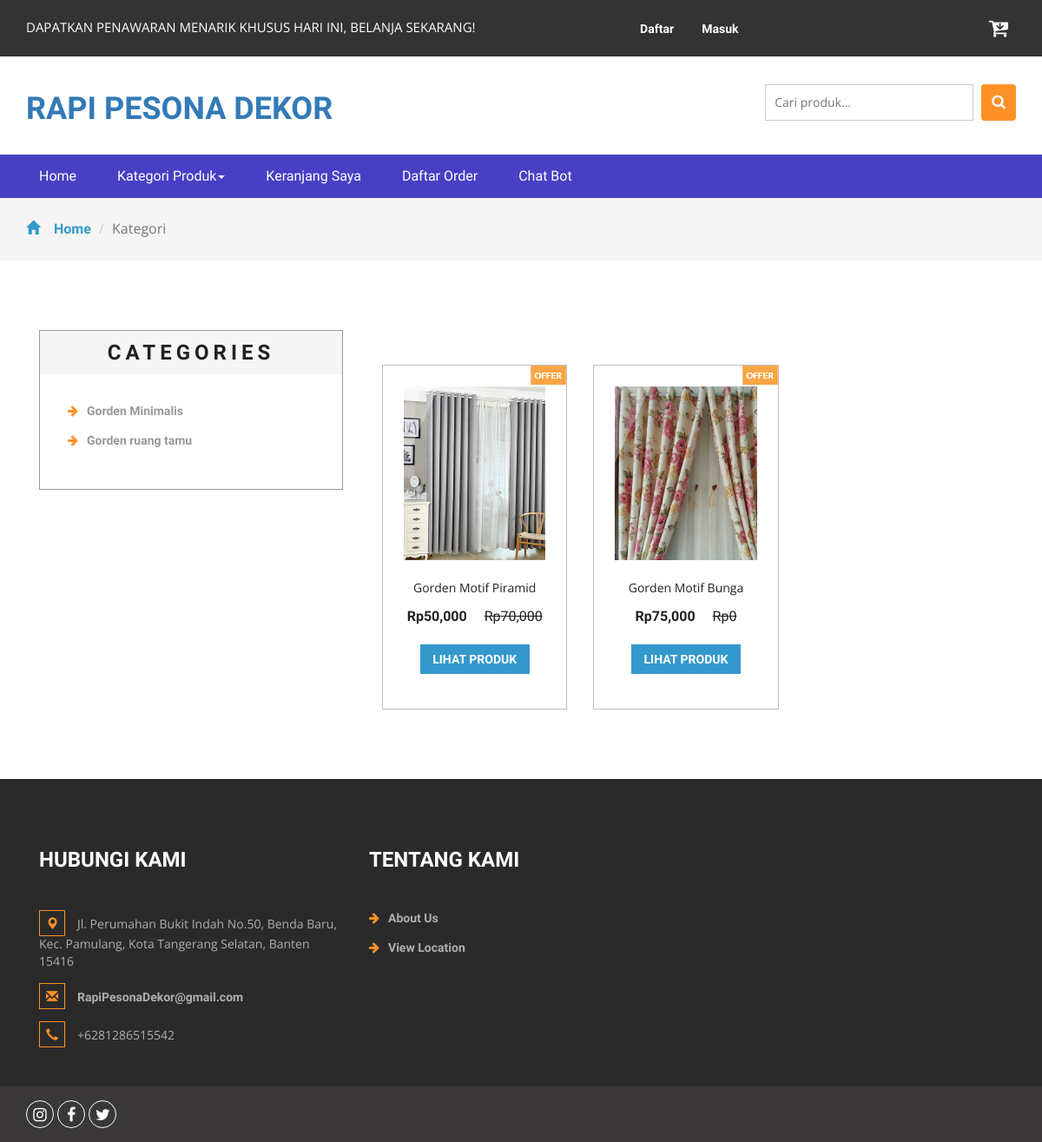
The page /kategori.php?idkategori=4 on the database its author committed.
### tables this page shows
CREATE TABLE `kategori` (
  `idkategori` int(11) NOT NULL,
  `namakategori` varchar(20) NOT NULL,
  `tgldibuat` timestamp NOT NULL DEFAULT current_timestamp()
);

CREATE TABLE `produk` (
  `idproduk` int(11) NOT NULL,
  `idkategori` int(11) NOT NULL,
  `namaproduk` varchar(30) NOT NULL,
  `gambar` varchar(100) NOT NULL,
  `deskripsi` varchar(200) NOT NULL,
  `rate` int(11) NOT NULL,
  `hargabefore` int(11) NOT NULL,
  `hargaafter` int(11) NOT NULL,
  `tgldibuat` timestamp NOT NULL DEFAULT current_timestamp()
);

### kategori.php (the view, shortened to what this page needs)
<?php
include 'dbconnect.php';
$idk = $_GET['idkategori'];
?>
<!DOCTYPE html>
<html>
<head>
	<link href="css/bootstrap.css" rel="stylesheet" type="text/css" media="all" />
	<link href="css/style.css" rel="stylesheet" type="text/css" media="all" />
	<link href="css/font-awesome.css" rel="stylesheet">
</head>
<body>
	<div class="agileits_header">
		<div class="container">
			<div class="w3l_offers">
				<p>DAPATKAN PENAWARAN MENARIK KHUSUS HARI INI, BELANJA SEKARANG!</p>
			</div>
			<div class="agile-login">
				<ul>
					<?php
					if (!isset($_SESSION['log'])) {
						echo '
					<li><a href="registered.php"> Daftar</a></li>
					<li><a href="login.php">Masuk</a></li>
					';
					}
					?>
				</ul>
			</div>
			<div class="product_list_header">
				<a href="cart.php"><button class="w3view-cart" type="submit" name="submit" value=""><i class="fa fa-cart-arrow-down" aria-hidden="true"></i></button>
				</a>
			</div>
			<div class="clearfix"> </div>
		</div>
	</div>
	<div class="logo_products">
		<div class="container">
			<div class="w3ls_logo_products_left1">
				<ul class="phone_email">
					<h1><a href="index.php">RAPI PESONA DEKOR</a></h1>
				</ul>
			</div>
			<div class="w3l_search">
				<form action="search.php" method="post">
					<input type="search" name="Search" placeholder="Cari produk...">
					<button type="submit" class="btn btn-default search" aria-label="Left Align">
						<i class="fa fa-search" aria-hidden="true"> </i>
					</button>
				</form>
			</div>
			<div class="clearfix"> </div>
		</div>
	</div>
	<div class="navigation-agileits">
		<div class="container">
			<nav class="navbar navbar-default">
				<div class="collapse navbar-collapse" id="bs-megadropdown-tabs">
					<ul class="nav navbar-nav">
						<li class="active"><a href="index.php" class="act">Home</a></li>
						<li class="dropdown">
							<a href="#" class="dropdown-toggle" data-toggle="dropdown">Kategori Produk<b class="caret"></b></a>
						</li>
						<li><a href="cart.php">Keranjang Saya</a></li>
						<li><a href="daftarorder.php">Daftar Order</a></li>
						<li><a href="chatbot.php">Chat Bot</a></li>
					</ul>
				</div>
			</nav>
		</div>
	</div>
	<div class="breadcrumbs">
		<div class="container">
			<ol class="breadcrumb breadcrumb1 animated wow slideInLeft" data-wow-delay=".5s">
				<li><a href="index.php"><span class="glyphicon glyphicon-home" aria-hidden="true"></span>Home</a></li>
				<li class="active">Kategori</li>
			</ol>
		</div>
	</div>
	<div class="products">
		<div class="container">
			<div class="col-md-4 products-left">
				<div class="categories">
					<h2>Categories</h2>
					<ul class="cate">
						<?php
						$kat = mysqli_query($conn, "SELECT * from kategori order by idkategori ASC");
						while ($p = mysqli_fetch_array($kat)) {
						?>
							<li><a href="kategori.php?idkategori=<?php echo $p['idkategori'] ?>"><i class="fa fa-arrow-right" aria-hidden="true"></i><?php echo $p['namakategori'] ?></a></li>
						<?php
						}
						?>
					</ul>
				</div>
			</div>
			<div class="col-md-8 products-right">
				<div class="agile_top_brands_grids">
					<?php
					$brgs = mysqli_query($conn, "SELECT * from produk where idkategori='$idk' order by idproduk ASC");
					$x = mysqli_num_rows($brgs);
					if ($x > 0) {
						while ($p = mysqli_fetch_array($brgs)) {
					?>
							<div class="col-md-4 top_brand_left">
								<div class="hover14 column">
									<div class="agile_top_brand_left_grid">
										<div class="agile_top_brand_left_grid_pos">
											<img src="images/offer.png" alt=" " class="img-responsive" />
										</div>
										<div class="agile_top_brand_left_grid1">
											<figure>
												<div class="snipcart-item block">
													<div class="snipcart-thumb">
														<a href="product.php?idproduk=<?php echo $p['idproduk'] ?>"><img src="<?php echo $p['gambar'] ?>" width="200px" height="200px"></a>
														<p><?php echo $p['namaproduk'] ?></p>
														<h4>Rp<?php echo number_format($p['hargaafter']) ?> <span>Rp<?php echo number_format($p['hargabefore']) ?></span></h4>
													</div>
													<div class="snipcart-details top_brand_home_details">
														<fieldset>
															<a href="product.php?idproduk=<?php echo $p['idproduk'] ?>"><input type="submit" class="button" value="Lihat Produk" /></a>
														</fieldset>
													</div>
												</div>
											</figure>
										</div>
									</div>
								</div>
							</div>
					<?php
						}
					} else {
						echo "Data tidak ditemukan";
					}
					?>
				</div>
			</div>
		</div>
	</div>
	<div class="footer">
		<div class="container">
			<div class="w3_footer_grids">
				<div class="col-md-4 w3_footer_grid">
					<h3>Hubungi Kami</h3>
					<ul class="address">
						<li><i class="glyphicon glyphicon-map-marker" aria-hidden="true"></i>Jl. Perumahan Bukit Indah No.50, Benda Baru, Kec. Pamulang, Kota Tangerang Selatan, Banten 15416</li>
						<li><i class="glyphicon glyphicon-envelope" aria-hidden="true"></i><a href="mailto:info@email">RapiPesonaDekor@gmail.com</a></li>
						<li><i class="glyphicon glyphicon-earphone" aria-hidden="true"></i>+6281286515542</li>
					</ul>
				</div>
				<div class="col-md-3 w3_footer_grid">
					<h3>Tentang Kami</h3>
					<ul class="info">
						<li><i class="fa fa-arrow-right" aria-hidden="true"></i><a href="about.html">About Us</a></li>
						<li><i class="fa fa-arrow-right" aria-hidden="true"></i><a href="about.html">View Location</a></li>
					</ul>
				</div>
				<div class="clearfix"> </div>
			</div>
		</div>
	</div>
	<div class="footer-botm">
		<div class="container">
			<div class="w3layouts-foot">
				<ul>
					<li><a href="https://www.instagram.com/rapipesonadecor/" class="w3_agile_instagram"><i class="fa fa-instagram" aria-hidden="true"></i></a></li>
					<li><a href="https://web.facebook.com/rapipesonadekor" class="w3_agile_facebook"><i class="fa fa-facebook" aria-hidden="true"></i></a></li>
					<li><a href="https://twitter.com/rapipesonadekor" class="agile_twitter"><i class="fa fa-twitter" aria-hidden="true"></i></a></li>
				</ul>
			</div>
		</div>
		<link href="css/skdslider.css" rel="stylesheet">
</body>
</html>

### rows shown on the page
kategori: namakategori "Gorden Minimalis"
kategori: namakategori "Gorden ruang tamu"
produk: gambar (picture), namaproduk "Gorden Motif Piramid", hargaafter "50,000", hargabefore "70,000"
produk: gambar (picture), namaproduk "Gorden Motif Bunga", hargaafter "75,000", hargabefore "0"
